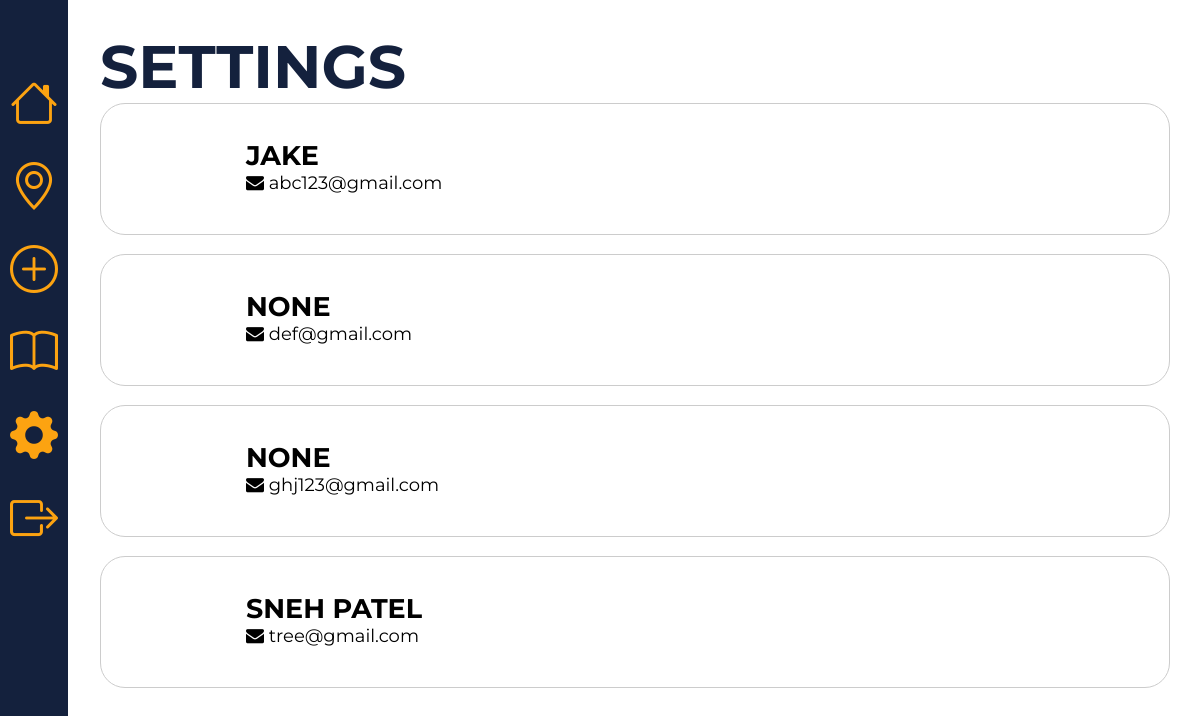
/settings/, run on an earlier commit of the app's database.
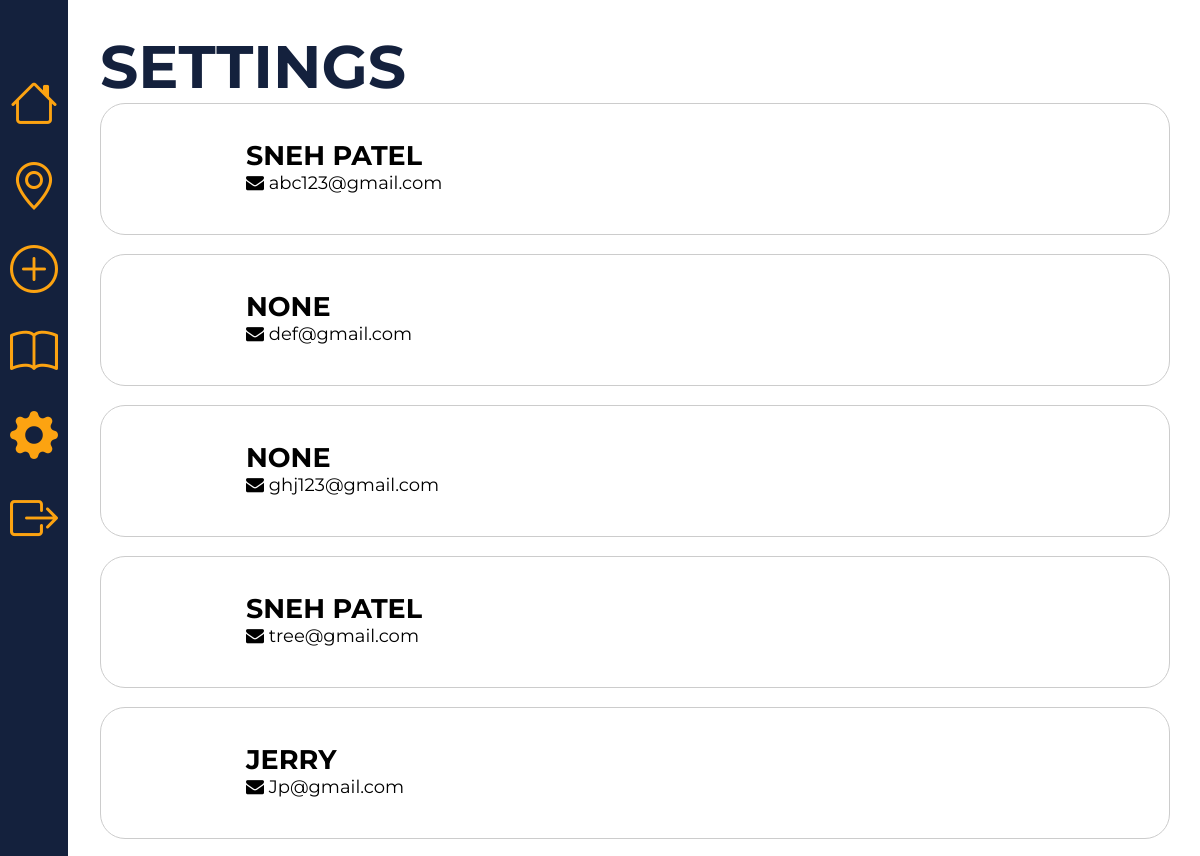
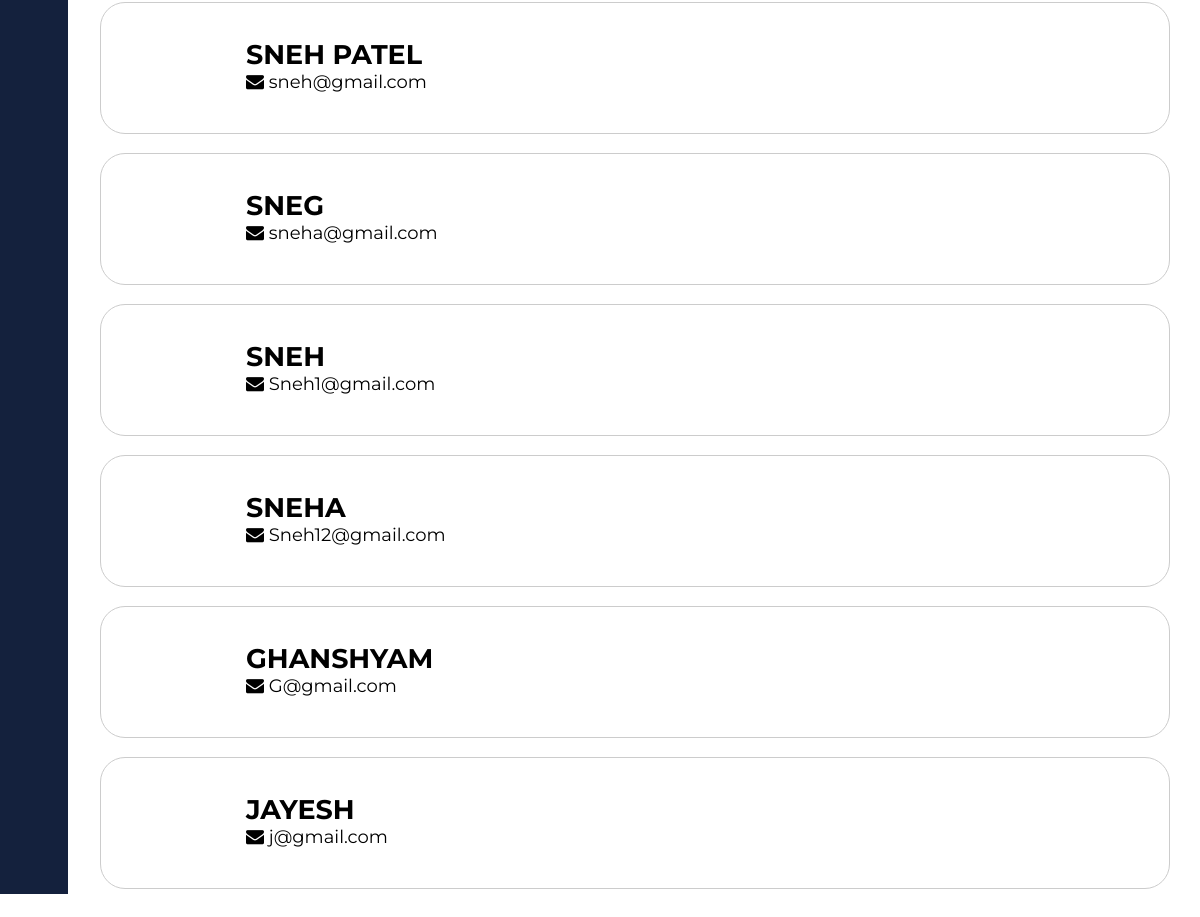
And on a later commit of the database (2 pictures, top to bottom).
### authencation/models.py (models this page shows, shortened)
class User(AbstractBaseUser):
    email = models.EmailField(max_length=255, unique=True)
    full_name = models.CharField(max_length=255, blank=True, null=True)
    active = models.BooleanField(default=True)
    staff = models.BooleanField(default=False)
    admin = models.BooleanField(default=False)
    timestamp = models.DateTimeField(auto_now_add=True)
    area_incharge = models.CharField(max_length=300, blank=True, null=True)
    USERNAME_FIELD = 'email'
    REQUIRED_FIELDS = ['full_name']
    objects = UserManager()
    def __str__(self):
        return self.email

### inventory/views.py (the view)
# urls.py: path("settings/", UserSettings.as_view(), name="settings"),
class UserSettings(ListView):
    model = User
    context_object_name = "users"
    template_name = "inventory/settings.html"
    extra_context = {"show": True, "page": 4}

### inventory/templates/inventory/settings.html (shortened to what this page needs)
{% extends "main/base.html" %}
{% load static %}
{% load crispy_forms_tags %}
{% block style %}
<link rel="stylesheet" href='{% static "css/settings.css" %}'/>
{% endblock %}
{% block content %}
<div class="container">
    <div class="main">
        <h1>SETTINGS</h1>
            {% for usr in users %}
        <a style="color:black; text-decoration: none; " href="{% url 'setting-detail' usr.id %}">
            <div class="card" style="background-color: white;">
                <div class="circle">
                </div>
                <div class="text">
                    <h2 style="text-transform: uppercase;">{{usr.full_name}}</h2>
                    <div class="card-body">
                        <i class="fa fa-envelope icon"></i>
                        <p>{{usr}}</p>
                    </div>
                </div>
            </div>
        </a>
            <br>
            {% endfor %}
        </div>
    </div>
{% endblock %}

### main/templates/main/base.html (shortened to what this page needs)
<!DOCTYPE html>
<html lang="en" data-joy-color-scheme="light" style="color-scheme: light;">
<head>
    {% load static %}
    <link rel="stylesheet" href='{% static "css/base.css" %}'/>
    <link rel="stylesheet" href="https://cdnjs.cloudflare.com/ajax/libs/font-awesome/4.7.0/css/font-awesome.min.css">
    <link rel="stylesheet" href="https://cdn.jsdelivr.net/npm/bootstrap-icons@1.10.3/font/bootstrap-icons.css">
    {%block style%} {%endblock%}
</head>
<body>
{% if show %}
    <div class="navbar">
        <div class="input-icons">
            <i class="bi fa-3x  bi-house{% if page == 0 %}-fill {%endif%}" id="navicon"></i>
            <i class="bi fa-3x bi-geo-alt{% if page == 1 %}-fill {%endif%}" id="navicon"></i>
            <i class="bi fa-3x bi-plus-circle{% if page == 2 %}-fill {%endif%}" id="navicon"></i>
            <i class="bi fa-3x bi-book{% if page == 3 %}-fill {%endif%}" id="navicon"></i>
            <i class="bi fa-3x bi-gear{% if page == 4 %}-fill {%endif%}" id="navicon"></i>
            <i class="bi fa-3x bi-box-arrow-right" id="navicon"></i>
            <div class="navdis"></div>
        </div>
    </div>
{% endif %}
{% block content %}{% endblock %}
</body>
</html>

### static/css/base.css (style rules this page uses)
:root { --navy: #14213D; --buttoncolor: #FCA311; --textcolor: #000000; --whitespace: #ffffff; --secondary: #E5E5E5; }
* { font-family: 'Montserrat', sans-serif; margin: 0; }
.navbar { top: 0; height: 100em; max-height: 100%; padding: 75px 10px; display: inline-block; position: fixed; background-color: var(--navy); overflow-y: scroll; }
#navicon { margin-bottom: 25px; display: block; cursor: pointer; color: var(--buttoncolor) }
.navdis { padding-top: 50px; margin-top: 50px; margin-bottom: 50px; }

### static/css/settings.css (style rules this page uses)
* { font-family: 'Montserrat', sans-serif; margin: 0; }
h1 { font-size: 60px; color: var(--navy) }
a { color: black; }
.main { margin: 30px; margin-left: 100px; }
.card { display: flex; padding: 15px; background-color: var(--secondary); cursor: pointer; border: 1px solid #ccc; border-radius: 25px; }
.circle { border-radius: 50%; height: 100px; width: 100px; overflow: hidden; display: inline-block; justify-content: center; align-items: center; }
.text { font-size: 18px; margin-top: 20px; margin-left: 30px; }
.card-body { display: inline; }
p { display: inline-block; }

What changed in the data, as far as the page shows it:
changed User "abc123@gmail.com": full_name "JAKE" → "SNEH PATEL"
added User: full_name "JERRY", email "Jp@gmail.com"
added User: full_name "SNEH PATEL", email "sneh@gmail.com"
added User: full_name "SNEG", email "sneha@gmail.com"
added User: full_name "SNEH", email "Sneh1@gmail.com"
added User: full_name "SNEHA", email "Sneh12@gmail.com"
added User: full_name "GHANSHYAM", email "G@gmail.com"
added User: full_name "JAYESH", email "j@gmail.com"
